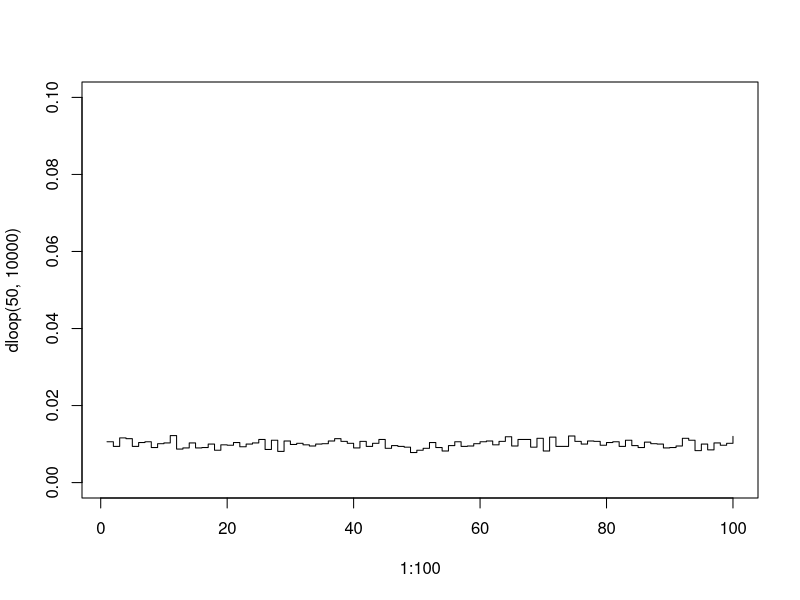

Recreate this plot in R.
start.time <- Sys.time()

p <- function(n, k, strategy, shuffledboxes) {
  if (strategy < 3) {
    if (strategy==1) {
      box_to_open <- shuffledboxes[k]
    } else if (strategy==2) {
      box_to_open <- shuffledboxes[sample(1:(2*n), 1)]
    }
    attempts <- 0
    while (box_to_open != k) {
      if (attempts == n) {
        return(0)
      }
      box_to_open <- shuffledboxes[box_to_open]
      attempts <- attempts + 1
    }
    return(1)
  } else {
    choices <- shuffledboxes[sample(1:(2*n))][1:n]
    for (box_to_open in choices) {
      if (box_to_open == k) {
        return(1)
      }
    }
  }
  0
}
pone <- function(n, k, strategy, nreps=10000) {
  N <- 2*n
  prisoners <- 1:N
  nSuccesses <- 0
  for (rep in 1:nreps) {
    shuffledboxes <- sample(prisoners)
    nSuccesses <- nSuccesses+p(n, k, strategy, shuffledboxes)
  }
  nSuccesses/nreps
}
pall <- function(n, strategy, nreps=10000) {
  N <- 2*n
  prisoners <- c(1:N)
  nSuccesses <- 0
  for (rep in 1:nreps) {
    shuffle<-sample(1:N)
    tally<-lapply(prisoners,function(x) p(n,x,strategy,shuffle))
    if (sum(unlist(tally))==N){nSuccesses<-nSuccesses+1}
  }
  nSuccesses/nreps
}

PoneExample<-matrix(c(pone(5, 1, 1), pone(5, 1, 2), pone(5, 1, 3), pone(50, 1, 1), pone(50, 1, 2), pone(50, 1, 3)), 3, 2)
colnames(PoneExample)<-c("n=5","n=50")
rownames(PoneExample)<-c("Strategy1","Strategy2","Strategy3")

PallExample<-matrix(c(pall(5, 1), pall(5, 2), pall(5, 3), pall(50, 1), pall(50, 2), pall(50, 3)), 3, 2)
colnames(PallExample)<-c("n=5","n=50")
rownames(PallExample)<-c("Strategy1","Strategy2","Strategy3")
print(PoneExample)
print(PallExample)


checkLoop <- function(n, boxes) {
  for (card in boxes) {
    terminate <- card
    loop <- 0
    while (card != terminate || loop == 0) {
      card <- boxes[card]
      loop <- loop + 1
    }
    if (loop == n) {
      return(1)
    }
  }
  return(0)
}

dloop<-function(n,nreps=1000){
  N<-2*n
  index<-c(rep(0,N))
  loops<-c(1:N)
  for (i in 1:nreps){
    boxeshere<-sample(1:N)
    tally<-sapply(loops,function(x) checkLoop(x,boxeshere))
    index<-tally+index
  }
  index/nreps
}

checkLoop <- function(n, boxes,card) {
  terminate <- card
  loop <- 0
  while (card != terminate || loop == 0) {
    card <- boxes[card]
    loop <- loop + 1
  }
  if (loop == n) {
    return(1)
  }
  return(0)
}

dloop <- function(n,nreps) {
  emptyfornow<-c()
  k=sample(1:(2*n),1)
  for (i in 1:nreps){
    shuffledboxes=sample(1:(2*n))
    box_to_open <- shuffledboxes[k]
    path<-c(k)
    while (box_to_open != k) {
      box_to_open <- shuffledboxes[box_to_open]
      path<-append(path,box_to_open)
    }
    emptyfornow<-append(emptyfornow,length(path))
  }
  Y=sort(emptyfornow,decreasing = FALSE)
  X=c()
  for (j in 1:(2*n)){
    X<-append(X,length(which(Y==j)))
  }
  X/nreps
}


plot(1:100,dloop(50,10000),ylim=c(0,0.1),type='s')



end.time <- Sys.time()
time.taken <- round(end.time - start.time,2)
time.taken